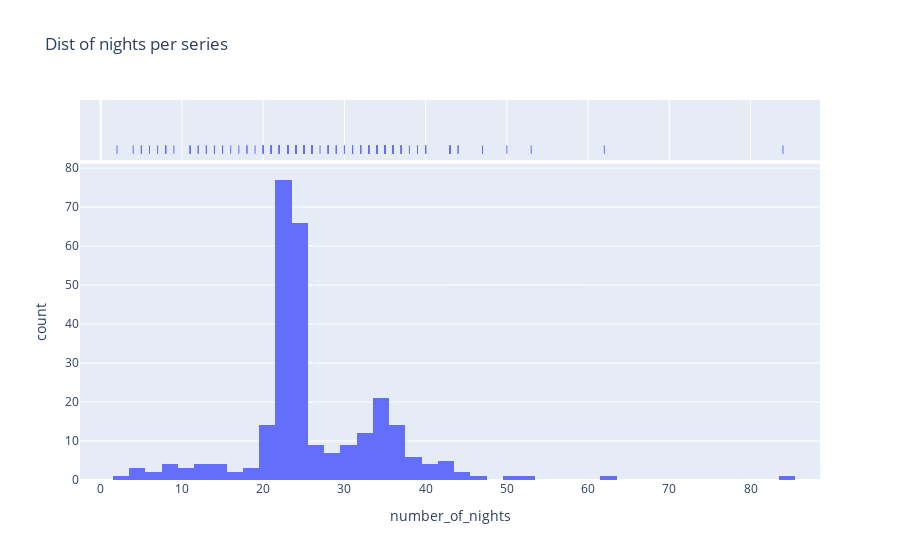

Here is the notebook cell this chart was saved with:
### Markdown cell above
#### Number of nights per series

### Code cell
night_df = train_events.groupby(['series_id'])['night'].max()

check = {
    'series_id': night_df.index,
    'number_of_nights': night_df
}

agg_data = pd.DataFrame(check)

fig = px.histogram(
    agg_data,
    x='number_of_nights',
    marginal='rug',
    title='Dist of nights per series',
    color_discrete_sequence=px.colors.qualitative.Plotly
)

fig.show()

### Figure 1 — Plotly figure (JSON) as saved in the notebook; plotly's stock layout.template omitted (floating-point values rounded to 4 significant figures; data arrays with more than 128 entries replaced by an {"elided": "..."} marker saying what was removed)
{"data": [{"alignmentgroup": "True", "bingroup": "x", "hovertemplate": "number_of_nights=%{x}<br>count=%{y}<extra></extra>", "legendgroup": "", "marker": {"color": "#636EFA", "pattern": {"shape": ""}}, "name": "", "offsetgroup": "", "orientation": "v", "showlegend": false, "type": "histogram", "x": {"elided": "277 int values"}, "xaxis": "x", "yaxis": "y"}, {"alignmentgroup": "True", "boxpoints": "all", "fillcolor": "rgba(255,255,255,0)", "hoveron": "points", "hovertemplate": "number_of_nights=%{x}<extra></extra>", "jitter": 0, "legendgroup": "", "line": {"color": "rgba(255,255,255,0)"}, "marker": {"color": "#636EFA", "symbol": "line-ns-open"}, "name": "", "offsetgroup": "", "showlegend": false, "type": "box", "x": {"elided": "277 int values"}, "xaxis": "x2", "yaxis": "y2"}], "layout": {"barmode": "relative", "legend": {"tracegroupgap": 0}, "title": {"text": "Dist of nights per series"}, "xaxis": {"anchor": "y", "domain": [0, 1], "title": {"text": "number_of_nights"}}, "xaxis2": {"anchor": "y2", "domain": [0, 1], "matches": "x", "showgrid": true, "showticklabels": false}, "yaxis": {"anchor": "x", "domain": [0, 0.8316], "title": {"text": "count"}}, "yaxis2": {"anchor": "x2", "domain": [0.8416, 1], "matches": "y2", "showgrid": false, "showline": false, "showticklabels": false, "ticks": ""}}}
